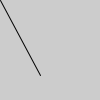
Frame 1 (no input)
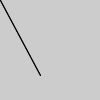
Frame 2 (the mouse pressed at the canvas centre, redrawn once)

The Processing sketch that drew these frames (run headless with seeded random() and noise(); the mouse was pressed at the canvas centre and the sketch redrawn once):

// Processing sketch: sketch_005_1_line
// ── sketch_005_1_line.pde
void setup() {
  noLoop();
}

void draw() {
  line(0, 0, 40, 75);
}
